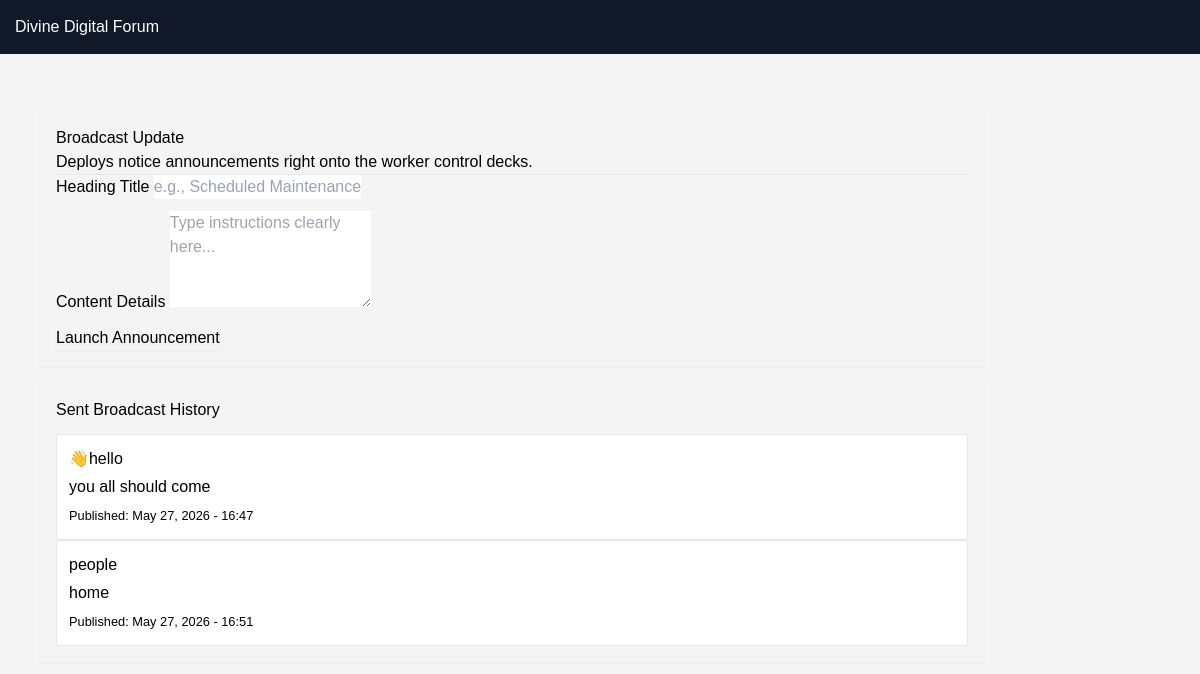
Screenshot of /dashboard/manage-announcements/ (signed in) with the database file from the repository.
### dashboard/models.py (models this page shows, shortened)
class SystemBroadcast(models.Model):
    title = models.CharField(max_length=200)
    message = models.TextField()
    created_at = models.DateTimeField(auto_now_add=True)

### dashboard/views.py (the view)
# urls.py: path('manage-announcements/', views.manage_announcements, name='manage_announcements'),
@login_required
def manage_announcements(request):
    if request.method == 'POST':
        SystemBroadcast.objects.create(title=request.POST.get('title'), message=request.POST.get('message'))
    return render(request, 'dashboard/announcements.html', {'announcements': SystemBroadcast.objects.all()})

### dashboard/templates/dashboard/announcements.html (shortened to what this page needs)
{% extends 'main_base.html' %}
{% block content %}
<div class="container mt-4">
    <div class="row">
        <div class="col-md-5 mb-4">
            <div class="card p-4 shadow-sm border-0 bg-light">
                <h4>Broadcast Update</h4>
                <p class="small text-muted">Deploys notice announcements right onto the worker control decks.</p>
                <hr>
                <form method="POST">
                    <div class="mb-3">
                        <label class="form-label font-weight-bold">Heading Title</label>
                        <input type="text" name="title" class="form-control" placeholder="e.g., Scheduled Maintenance" required>
                    </div>
                    <div class="mb-3">
                        <label class="form-label font-weight-bold">Content Details</label>
                        <textarea name="message" class="form-control" rows="4" placeholder="Type instructions clearly here..." required></textarea>
                    </div>
                    <button type="submit" class="btn btn-primary w-100 shadow-sm">Launch Announcement</button>
                </form>
            </div>
        </div>
        <div class="col-md-7">
            <div class="card p-4 shadow-sm">
                <h4 class="mb-3">Sent Broadcast History</h4>
                <div class="d-flex flex-column gap-3">
                    {% for announcement in announcements %}
                        <div class="border rounded p-3 bg-white shadow-xs">
                            <h5 class="text-primary mb-1">{{ announcement.title }}</h5>
                            <p class="mb-1 text-dark small">{{ announcement.message }}</p>
                            <small class="text-muted d-block mt-2">
                                Published: {{ announcement.created_at|date:"M d, Y - H:i" }}
                            </small>
                        </div>
                    {% empty %}
                        <div class="text-center p-4 text-muted border border-dashed rounded">No system announcements deployed yet.</div>
                    {% endfor %}
                </div>
            </div>
        </div>
    </div>
</div>
{% endblock %}

### templates/main_base.html (style rules this page uses)
body { margin:0; padding:0; font-family: Arial, sans-serif; background:#f4f4f4; }
.container { padding:20px; }

### rows the page displays
SystemBroadcast: title "👋hello", message "you all should come", created_at "May 27, 2026 - 16:47"
SystemBroadcast: title "people", message "home", created_at "May 27, 2026 - 16:51"
